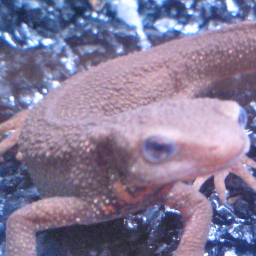
#> input picture imori_256x256.png, 256 x 256 px, found by its file name
$ jupyter execute --allow-errors week_01.ipynb
#> lines starting #> are read from the running program, lines starting #| are printed output that depends on the picture; after the words box and inside, x2 and y2 are one past the last pixel; in counts of white or black regions, pixels touching at a corner belong together
[cell 1]
import numpy as np
import cv2
import matplotlib.pyplot as plt
from skimage import io

[cell 2]
img_base_url = "https://yoyoyo-yo.github.io/Gasyori100knock/"

[cell 3]
img_orig = io.imread(img_base_url + "dataset/images/imori_256x256.png")
#> img_orig is the input picture: shape (256, 256, 3); mean R, G, B 133.4, 122.3, 152.1

[cell 4]
plt.imshow(img_orig)

## Question 1 チャネル入れ替え

画像を読み込み、RGBをBGRの順に入れ替えよ。

Python: Ellipsisについて
https://blog.amedama.jp/entry/2016/06/26/230229

[cell 5]
def reverse_channel(img):
    return img[..., ::-1]

[cell 6]
plt.imshow(reverse_channel(img_orig))

## Question 2 グレースケール Grayscale

画像をグレースケールにせよ。 グレースケールとは、画像の輝度表現方法の一種であり下式で計算される。

Grayscale = 0.2126 R + 0.7152 G + 0.0722 B

それぞれの係数は人間の視覚の敏感さであり、Gに人間の最も強く反応し、Bにはあまり反応しないことを示す。

[cell 7]
def grayscale(img):
    factors = [0.2126, 0.7152, 0.0722]
    _img = img.copy().astype(np.float32)
    gray = _img[..., 0] * factors[0] + _img[..., 1] * factors[1] + _img[..., 2] * factors[2]
    return gray.astype(np.uint8)

[cell 8]
plt.imshow(grayscale(img_orig), cmap='gray')

## Question 3 二値化 Binarization

画像を二値化せよ。 二値化とは、画像を特定の値を閾値として黒と白の二値で表現する方法である。 ここでは、

グレースケール化
閾値を128にして二値化する。

$ y = \begin{cases} 0 & (if , x < th) \\ 255 & (otherwise) \end{cases} $

[cell 9]
def bnw(img, th):
    gray = grayscale(img)
    return np.where(gray <= th, 0, 255)

[cell 10]
plt.imshow(bnw(img_orig, 127), cmap='gray')
#> in bnw, `return np.where(gray <= th, 0, 255)`:
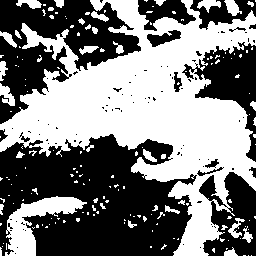
#> returned value: shape (256, 256) int64; 48.8% white; 169 white regions (134 under 20 px), largest, box (x1, y1, x2, y2) and area: (0, 0, 256, 256) 27243, (5, 196, 87, 256) 1897, (0, 83, 15, 106) 192

## Question 4 大津の二値化 Otsu's binarization

大津の二値化を実装せよ。 ここでは、

1. グレースケール化
2. 大津の二値化

大津の二値化とは判別分析法と呼ばれ、二値化における分離の閾値を自動決定する教師なし手法である。 これはクラス内分散とクラス間分散の比から計算される。

以下原理の説明。

まず、グレースケールの輝度値（ピクセルの値）のヒストグラムはこうなる。ここで赤線を閾値として、左側をクラス0、右側をクラス1として、この二つのクラスがバランスよく分離できれば良い二値化といえる。よって、クラス0と1の分離度を定義する。

[cell 11]
img_gray = grayscale(img_orig)

[cell 12]
plt.hist(img_gray.ravel(), bins=255, rwidth=0.8, range=(0, 255))
plt.text(0, 500, 'class0', fontsize=17)
plt.text(200, 500, 'class1', fontsize=17)
plt.vlines(120, 0, 700, color='red', linestyles='dotted')
plt.xlabel('pixel')
plt.ylabel('appearance')
plt.show()
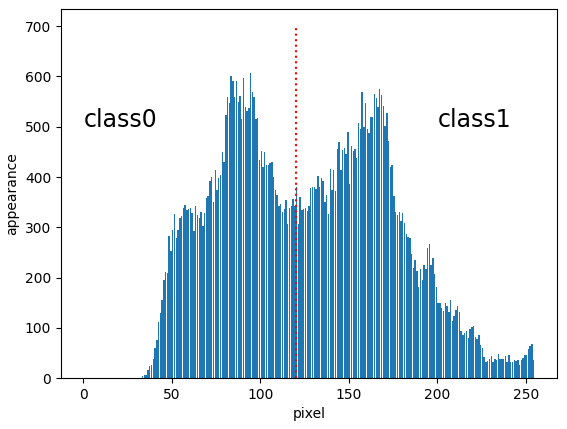
#> figure drawn by matplotlib, 1 panel; tallest bar 606 high, from x = 94.1 to 94.9

**課題**: $全分散 = クラス間分散 + クラス内分散$を証明せよ

[cell 13]
def get_otsu_th(img):
    img = grayscale(img)
    n = img.size
    mean = img.mean()
    var_max = -1
    res = None
    for th in range(0, 256):
        n_1 = img[img <= th].size
        n_2 = img[img > th].size
        mean_1 = img[img <= th].mean()
        mean_2 = img[img > th].mean()
        var_b = (n_1 / n) * ((mean_1 - mean) ** 2) + (n_2 / n) * ((mean_2 - mean)) ** 2
#         var_b = (n_1 * n_2) / (n ** 2) * ((mean_1 - mean_2) ** 2)
        if var_b > var_max:
            var_max = var_b
            res = th
    return res

[cell 14]
th = get_otsu_th(img_orig)
#> in get_otsu_th, `mean = img.mean()`: mean = 126.3
#> the loop in get_otsu_th, `for th in range(0, 256):` made 256 passes
#> (mean_1, mean_2, var_b, var_max) on passes 31, 34, 35, 36, 37, 38, 39, 40, 41, 42, 43, 44: (30, 126.3, 0.142, 0.142), (32.5, 126.3, 0.806, 0.806), (33.25, 126.3, 1.59, 1.59), (33.89, 126.3, 2.48, 2.48), (34.89, 126.4, 4.59, 4.59), (35.73, 126.4, 7.52, 7.52), (36.44, 126.4, 10.73, 10.73), (37.22, 126.5, 15.17, 15.17), (38.13, 126.6, 22.13, 22.13), (38.96, 126.7, 30.62, 30.62), (39.87, 126.8, 42.87, 42.87), (40.67, 127, 56.71, 56.71)
#> (mean_1, mean_2, var_b) on passes 1 to 6: (nan, 126.3, nan), (nan, 126.3, nan), (nan, 126.3, nan), (nan, 126.3, nan), (nan, 126.3, nan), (nan, 126.3, nan)
#> after the loop in get_otsu_th, `for th in range(0, 256):`: res = 127; var_max = 1646.1
#> th = 127

[cell 15]
th
#> Out = 127

[cell 16]
plt.imshow(bnw(img_orig, th), cmap='gray')

[cell 17]
img_balloon = cv2.imread("color/Balloon.bmp")
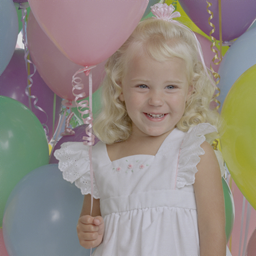
#> input picture color/Balloon.bmp, 256 x 256 px
#> img_balloon is the input picture: shape (256, 256, 3); mean B, G, R 131.5, 137.9, 146.4

[cell 18]
img_balloon = img_balloon[..., ::-1]

[cell 19]
th = get_otsu_th(img_balloon)
#> in grayscale (call 6), `gray = _img[..., 0] * factors[0] + _img[..., 1] * factors[1] + _img[....`:
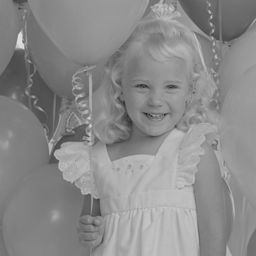
#> gray: shape (256, 256) float32; min 31.93, max 227.9, mean 139.3

[cell 20]
th
#> Out = 140

[cell 21]
plt.figure(figsize=(12, 3))
plt.subplot(1, 3, 1)
plt.imshow(img_balloon)
plt.subplot(1, 3, 2)
plt.imshow(bnw(img_balloon, 127), cmap='gray')
#> in bnw (call 3), `return np.where(gray <= th, 0, 255)`: returned value: shape (256, 256) int64; 65.8% white; 92 black regions (76 under 20 px), largest, box (x1, y1, x2, y2) and area: (0, 0, 167, 256) 17600, (178, 0, 256, 73) 2753, (220, 177, 233, 256) 448
plt.subplot(1, 3, 3)
plt.imshow(bnw(img_balloon, th), cmap='gray')
#> in bnw (call 4), `return np.where(gray <= th, 0, 255)`: returned value: shape (256, 256) int64; 45.7% white; 114 white regions (92 under 20 px), largest, box (x1, y1, x2, y2) and area: (54, 0, 256, 256) 28172, (93, 110, 112, 142) 191, (132, 34, 149, 57) 154

## Question 5 HSV変換 HSV transformation

HSV変換を実装して、色相Hを反転（Hを180度反転）せよ。

HSV変換とは、Hue(色相)、Saturation(彩度)、Value(明度) で色を表現する手法である。

* Saturation ... 色の鮮やかさ。Saturationが低いと灰色さが顕著になり、くすんだ色となる。 ( 0 <= S < 1)
* Value ... 色の明るさ。Valueが高いほど白に近く、Valueが低いほど黒に近くなる。 ( 0 <= V < 1)
* Hue ... 色合いを0~360度で表現し、赤や青など色の種類を示す。 ( 0 <= H < 1) 色相は次の色に対応する。

ここでHueをとるのとRGBをとるのは何が違うかというと、色成分をとる時に違う、RGBでは $1678万 = 256^3$次元をとるため、緑を取りたいと思っても、範囲指定が複雑になる（G > 200 としてもRやBが200以上なら見た目が緑とは限らないから）。逆にHueでは360次元で値をとるため、緑の指定が簡単になる。これを上手く活用できれば色成分の抽出が簡単に行えることもある。

[cell 22]
from matplotlib import cm
plt.figure(figsize=(12, 1))
plt.title('Hue')
for i in range(360):
    plt.vlines(i, 0, 1, color=cm.hsv(i / 360))
plt.show()

注: 上図CはSの誤り

[cell 23]
def rgb2hsv(img):
    arr = img.copy().astype(np.float32)
    out = np.zeros_like(arr)
    arr_max = arr.max(axis=-1)
    arr_min = arr.min(axis=-1)
    delta = arr.ptp(axis=-1) # Peak to peak (maximum - minimum) value along a given axis
    ipos = delta > 0
    # blue is min
    idx = (arr[..., 2] == arr_min) & ipos
    out[idx, 0] = 60 + 60 * ((arr[idx, 1] - arr[idx, 0]) / delta[idx])
    # red is min
    idx = (arr[..., 0] == arr_min) & ipos
    out[idx, 0] = 180 + 60 * ((arr[idx, 2] - arr[idx, 1]) / delta[idx])
    # green is min
    idx = (arr[..., 1] == arr_min) & ipos
    out[idx, 0] = 300 + 60 * ((arr[idx, 0] - arr[idx, 2]) / delta[idx])

    out[..., 0] = out[..., 0]
    out[..., 1] = delta
    out[..., 2] = arr_max

    return out

[cell 24]
def hsv2rgb(hsv):
    h, s, v = np.split(hsv, 3, axis=-1)
    h, s, v = h[..., 0], s[..., 0], v[..., 0]
    _h = h / 60
    x = s * (1 - np.abs(_h % 2 - 1))
    z = np.zeros_like(x)
    vals = np.array([[s, x, z],
                     [x, s, z],
                     [z, s, x],
                     [z, x, s],
                     [x, z, s],
                     [s, z, x]])

    out = np.zeros_like(hsv)

    for i in range(6):
        idx = _h.astype(int) == i
        for j in range(3):
            out[..., j][idx] = (v - s)[idx] + vals[i, j][idx]

    return np.clip(out, 0, 255).astype(np.uint8)

[cell 25]
plt.imshow(img_orig)

[cell 26]
hsv = rgb2hsv(img_orig)
#> in rgb2hsv, `ipos = delta > 0`: ipos: shape (256, 256) bool; 100% white; black in thin lines or dots, all inside (x1, y1, x2, y2) = (38, 4, 232, 228)
#> in rgb2hsv, `idx = (arr[..., 2] == arr_min) & ipos`: idx: shape (256, 256) bool; 0.43% white in thin lines or dots
#> in rgb2hsv, `idx = (arr[..., 0] == arr_min) & ipos`: idx: shape (256, 256) bool; 28.8% white; 163 white regions (128 under 20 px), largest, box (x1, y1, x2, y2) and area: (0, 0, 256, 75) 10268, (204, 186, 256, 256) 2360, (0, 151, 47, 256) 1672
#> in rgb2hsv, `idx = (arr[..., 1] == arr_min) & ipos`: idx: shape (256, 256) bool; 71.9% white; 258 black regions (227 under 20 px), largest, box (x1, y1, x2, y2) and area: (0, 0, 256, 75) 10123, (204, 186, 256, 256) 2280, (0, 162, 47, 256) 1559
# Hを反転
hsv[..., 0] = (hsv[..., 0] + 180) % 360
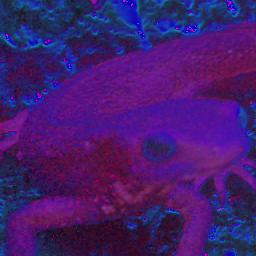
#> hsv: shape (256, 256, 3) float32; mean R, G, B 96.5, 39.1, 156.3; drawn with min black and max white

[cell 27]
plt.figure(figsize=(8, 3))
plt.subplot(1, 2, 1)
plt.imshow(img_orig)
plt.subplot(1, 2, 2)
plt.imshow(hsv2rgb(hsv))
#> in hsv2rgb, `h, s, v = np.split(hsv, 3, axis=-1)`:
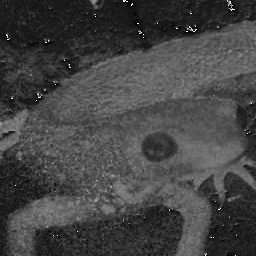
#> h: shape (256, 256, 1) float32; min 0, max 358.6, mean 96.5; drawn with min black and max white
#> after the loop in hsv2rgb, `for i in range(6):`:
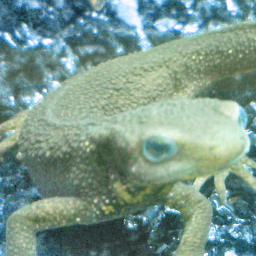
#> out: shape (256, 256, 3) float32; mean of channels 0, 1, 2 140, 151.1, 121.4; drawn as B, G, R

[cell 28]
plt.figure(figsize=(12, 3))
plt.subplot(1, 4, 1)
plt.title('input')
plt.imshow(img_orig)

plt.subplot(1, 4, 2)
plt.title('Hue')
plt.imshow(hsv[..., 0], cmap='hsv')

plt.subplot(1, 4, 3)
plt.title('Saturation')
plt.imshow(hsv[..., 1], cmap='gray')

plt.subplot(1, 4, 4)
plt.title('Value')
plt.imshow(hsv[..., 2], cmap='gray')

plt.show()

[cell 29]
hsv = rgb2hsv(img_balloon)
#> in rgb2hsv (call 2), `delta = arr.ptp(axis=-1)`:
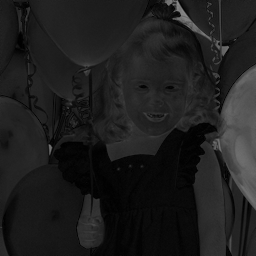
#> delta: shape (256, 256) float32; min 0, max 137, mean 29.8
#> in rgb2hsv (call 2), `ipos = delta > 0`: ipos: shape (256, 256) bool; 100% white; black in thin lines or dots, all inside (x1, y1, x2, y2) = (4, 11, 203, 225)
#> in rgb2hsv (call 2), `idx = (arr[..., 2] == arr_min) & ipos`: idx: shape (256, 256) bool; 37.7% white; 146 white regions (131 under 20 px), largest, box (x1, y1, x2, y2) and area: (91, 0, 256, 256) 21593, (76, 171, 113, 256) 1701, (70, 95, 90, 125) 212
#> in rgb2hsv (call 2), `idx = (arr[..., 0] == arr_min) & ipos`: idx: shape (256, 256) bool; 25.2% white; 321 white regions (296 under 20 px), largest, box (x1, y1, x2, y2) and area: (0, 95, 91, 256) 10059, (131, 160, 194, 256) 1656, (218, 21, 256, 111) 1461
#> in rgb2hsv (call 2), `out[idx, 0] = 180 + 60 * ((arr[idx, 2] - arr[idx, 1]) / delta[idx])`:
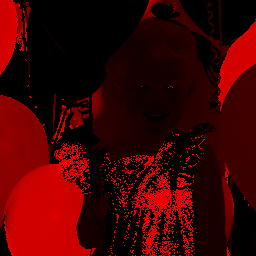
#> out: shape (256, 256, 3) float32; mean R, G, B 62.8, 0, 0
#> in rgb2hsv (call 2), `idx = (arr[..., 1] == arr_min) & ipos`:
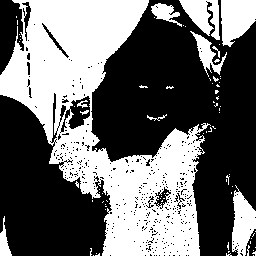
#> idx: shape (256, 256) bool; 42.4% white; 79 white regions (68 under 20 px), largest, box (x1, y1, x2, y2) and area: (0, 0, 211, 256) 23067, (221, 0, 256, 47) 1247, (232, 185, 256, 256) 1060

plt.figure(figsize=(12, 3))
plt.subplot(1, 4, 1)
plt.title('input')
plt.imshow(img_balloon)

plt.subplot(1, 4, 2)
plt.title('Hue')
plt.imshow(hsv[..., 0], cmap='hsv')

plt.subplot(1, 4, 3)
plt.title('Saturation')
plt.imshow(hsv[..., 1], cmap='gray')

plt.subplot(1, 4, 4)
plt.title('Value')
plt.imshow(hsv[..., 2], cmap='gray')

plt.show()

[cell 30]
plt.figure(figsize=(12, 3))
plt.subplot(1, 3, 1)
plt.title('input')
plt.imshow(img_balloon)

plt.subplot(1, 3, 2)
plt.title('input hue')
plt.imshow(hsv[..., 0] / 360, cmap='hsv')

plt.subplot(1, 3, 3)
plt.title('Hue color')
for i in range(360):
    plt.vlines(i, 0, 1, color=cm.hsv(i / 360))
plt.show()

## Q6 減色 Color subtraction

ここでは画像の値を256^3から4^3、すなわちR,G,B を次式にしたがって{32, 96, 160, 224}の4値に減色せよ。 これは量子化操作である。

$ y = \begin{cases} 32 & ({\rm if} , 0 \leq x < 64) \\ 96& ({\rm else if} , 64 \leq x < 128) \\ 160 & ({\rm else if} , 128 \leq x < 192) \\ 224 & ({\rm else if} , 192 \leq x < 256) \\ \end{cases} $

これで色の複雑さをある程度抑えることができる。味のある画像にもなる。

[cell 31]
def color_subtraction(img, div=4):
    th = 256 // div
    return np.clip(img // th * th + th // 2, 0, 255).astype(np.uint8)

[cell 32]
plt.figure(figsize=(12, 3))
plt.subplot(1, 4, 1)
plt.imshow(img_orig)
plt.subplot(1, 4, 2)
plt.imshow(color_subtraction(img_orig, 2))
plt.subplot(1, 4, 3)
plt.imshow(color_subtraction(img_orig, 4))
plt.subplot(1, 4, 4)
plt.imshow(color_subtraction(img_orig, 8))
plt.show()

## Q7 平均プーリング Average pooling

ここでは画像をグリッド分割(ある固定長の領域に分ける)し、各領域内(セル)の平均値でその領域内の値を埋める。 このようにグリッド分割し、その領域内の代表値を求める操作はPooling(プーリング) と呼ばれる。これらプーリング操作はCNN(Convolutional Neural Network) において重要な役割を持つ。

平均プーリングは次式で定義される。ここでいうRはプーリングを行う領域である。つまり、3x3の領域でプーリングを行う。|R|=3x3=9となる。

https://stanford.edu/~shervine/teaching/cs-230/cheatsheet-convolutional-neural-networks#layer

[cell 33]
def pooling(img, t, kernel_h=3, kernel_w=3):
    # Padding
    h, w = img.shape[0:2]
    top_pad = (h % kernel_h) // 2
    bottom_pad = (h % kernel_h) - top_pad
    left_pad = (w % kernel_w) // 2
    right_pad = (w % kernel_w) - left_pad
    _img = np.pad(img, ((top_pad, bottom_pad), (left_pad, right_pad), (0, 0)))

    out = np.zeros_like(_img)
    new_h, new_w = _img.shape[0:2]
    c = 1 if len(out.shape) == 2 else out.shape[2]

    for i in range(kernel_h // 2, new_h - kernel_h // 2 + 1, kernel_h):
        for j in range(kernel_w // 2, new_w - kernel_w // 2 + 1, kernel_w):
            for k in range(c):
                if t == "avg":
                    out[i - kernel_h//2:i + kernel_h//2 + 1, j - kernel_w//2:j + kernel_w//2 + 1, k] = _img[i - kernel_h//2:i + kernel_h//2 + 1, j - kernel_w//2:j + kernel_w//2 + 1, k].mean()
                elif t == "max":
                    out[i - kernel_h//2:i + kernel_h//2 + 1, j - kernel_w//2:j + kernel_w//2 + 1, k] = _img[i - kernel_h//2:i + kernel_h//2 + 1, j - kernel_w//2:j + kernel_w//2 + 1, k].max()
                else:
                    raise ValueError("Specify type as 'avg' or 'max'.")

    return out[top_pad:h + top_pad, left_pad:w + left_pad]

[cell 34]
plt.figure(figsize=(12, 3))
plt.subplot(1, 3, 1)
plt.imshow(img_orig)
plt.subplot(1, 3, 2)
plt.imshow(pooling(img_orig, "avg"))
plt.subplot(1, 3, 3)
plt.imshow(pooling(img_orig, "avg", 10, 10))
plt.show()

## Q8 最大プーリング Max pooling

平均値でなく、最大値を出力せよ。

[cell 35]
plt.figure(figsize=(12, 3))
plt.subplot(1, 3, 1)
plt.imshow(img_orig)
plt.subplot(1, 3, 2)
plt.imshow(pooling(img_orig, "max"))
plt.subplot(1, 3, 3)
plt.imshow(pooling(img_orig, "max", 10, 10))
plt.show()

## Q9 ガウシアンフィルタ Gaussian fileter

イモリの画像がノイズだらけになってしまった！これをどうにかしたいので、ガウシアンフィルタ(3x3、標準偏差1.3)を実装し、imori_256x256_noise.pngのノイズを除去せよ。

ガウシアンフィルタとは画像の平滑化（滑らかにする）を行うフィルタの一種であり、ノイズ除去にも使われる。

ノイズ除去には他にも、メディアンフィルタ(Q.10)、平滑化フィルタ(Q.11)、LoGフィルタ(Q.19)などがある。

ガウシアンフィルタは注目画素の周辺画素を、ガウス分布による重み付けで平滑化し、次式で定義される。 このような重みはカーネルやフィルタと呼ばれる。

ただし、画像の端はこのままではフィルタリングできないため、画素が足りない部分は0で埋める。これを0パディングと呼ぶ。かつ、重みは正規化する。(sum g = 1)

重みはガウス分布から次式になる。

$k(x, y) = \frac{1}{2 \pi \sigma^2} e^{- \frac{x^2 + y^2}{2 \sigma ^ 2}}$

例えば$\sigma = 1.3$、カーネルサイズ3の場合は、次式となる。

$ k = \frac{1}{16} \begin{bmatrix} 1 & 2 & 1 \\ 2 & 4 & 2 \\ 1 & 2 & 1 \end{bmatrix} $

#> (a cell that did not finish here is left out)

#> (a cell that did not finish here is left out)

[cell 38]
def gauss(kernel_size, loc, sigma):
    i, j = loc
    h, w = kernel_size
    x = j - w // 2
    y = i - h // 2
    return (1 / (2 * np.pi * sigma ** 2)) * np.exp(-(x ** 2 + y ** 2) / (2 * sigma ** 2))

[cell 39]
def gauss_kernel(kernel_size, sigma=1.3):
    h, w = kernel_size
    kernel = np.zeros(kernel_size)
    for i in range(h):
        for j in range(w):
            kernel[i, j] = gauss(kernel_size, (i, j), sigma)

    return kernel / kernel.sum()

[cell 40]
import scipy.stats as st

def gauss_kernel_2(kernlen=3, nsig=1.3):
    x = np.linspace(-nsig, nsig, kernlen+1)
    kern1d = np.diff(st.norm.cdf(x))
    kern2d = np.outer(kern1d, kern1d)
    return kern2d/kern2d.sum()

[cell 41]
gauss_kernel((3, 3), 1.3)

[cell 42]
gauss_kernel_2(3, 1.3)

[cell 43]
# [24 lines left out: function gaussian_filter, not called in this run]

[cell 44]
plt.figure(figsize=(12, 3))
plt.subplot(1, 3, 1)
#> (the rest of this cell did not finish here and is left out)

$sigma$が広がると、グラフが横広がりになる。つまり、 GaussianFilterでは重みが均一化されるので、Meanフィルタに近付く。

[cell 45]
from mpl_toolkits.mplot3d import Axes3D

def gaussian(sigma):
    x = np.arange(-8, 8, 0.1)
    y = np.arange(-8, 8, 0.1)
    x, y = np.meshgrid(x, y)
    z = 1 / (2 * np.pi * (sigma ** 2)) * np.exp(- (x ** 2 + y ** 2) / (2 * sigma ** 2))
    return x, y, z

fig = plt.figure(figsize=(12, 4))
ax = fig.add_subplot(1, 2, 1, projection='3d')
x, y, z = gaussian(1.3)
ax.scatter3D(x, y, z, s=1, marker='.')
ax.set_xlabel('x'); ax.set_ylabel('y'); ax.set_zlabel('z')
ax.set_title('sigma = 1.3')

ax2 = fig.add_subplot(1, 2, 2, projection='3d')
x, y, z = gaussian(3)
